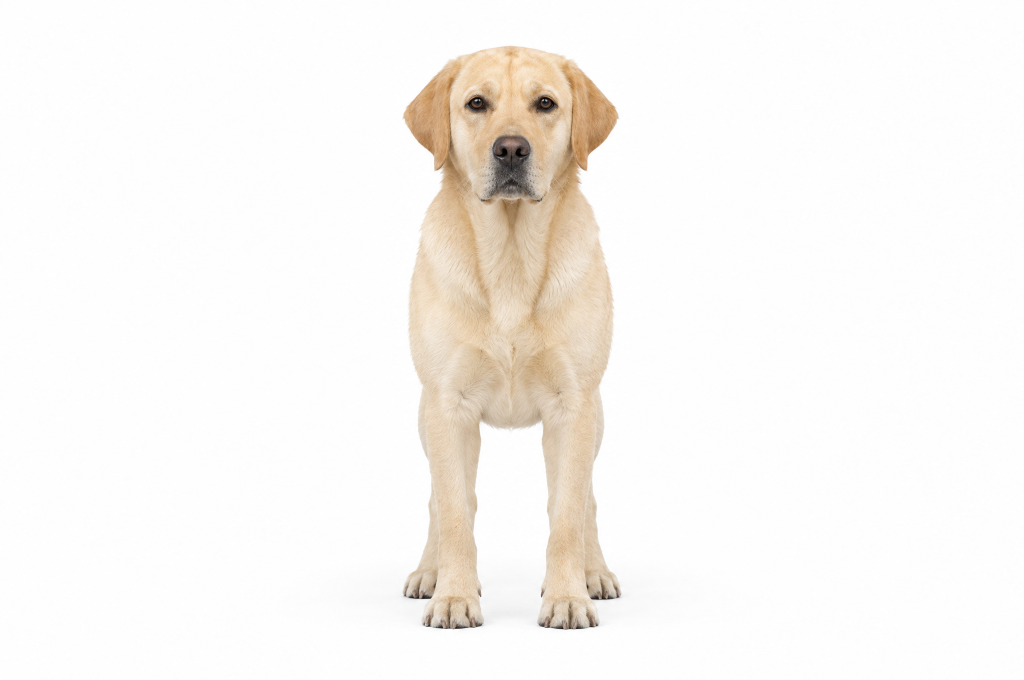
#> input picture work/labrador/ref/front_bb98ec78.png, 2048 x 1360 px, found by its file name (shown at 1/2 size); its folder holds 7 pictures in this run
$ python review_sheet.py ../work/labrador/ref/hf_20261029_130747_ee4c17a2-b30a-40f8-afeb-776a63c45648.png out.png
#> lines starting #> are read from the running program, lines starting #| are printed output that depends on the picture
"""Build the one-page shape review sheet for a breed (PNG + PDF) from renders and check results."""
import json
import sys
from pathlib import Path

from PIL import Image, ImageDraw, ImageFont

w = Path(sys.argv[1])          # work/<breed>
out = Path(sys.argv[2])        # output png path
F = "/usr/share/fonts/truetype/dejavu/"
font = lambda s, b=False: ImageFont.truetype(F + ("DejaVuSans-Bold.ttf" if b else "DejaVuSans.ttf"), s)
W, M = 2480, 60                # A-series landscape width at ~200 dpi
sheet = Image.new("RGB", (W, 3600), "white"); d = ImageDraw.Draw(sheet)
#> after `sheet = Image.new('RGB', (W, 3600), 'white')`: sheet: PIL image 2480x3600 RGB; every value is 255
y = M
d.text((M, y), "Labrador base template v0.1 - shape review", font=font(56, True), fill=(20, 20, 20)); y += 80
d.text((M, y), "Approve the shape before seams are drawn. Real-size model (withers 56 cm); the plush is scaled down per order size.",
       font=font(30), fill=(90, 90, 90)); y += 70


def row(title, files, h=520, crop=None):
#> called with h = 420
    global y
    d.text((M, y), title, font=font(36, True), fill=(30, 60, 110)); y += 54
    ims = []
    for f in files:
        im = Image.open(f).convert("RGB")
#> im is the input picture: PIL image 2048x1360 RGB; mean R, G, B 248.6, 245.7, 242.2
        if crop: im = im.crop(crop(im))
        im.thumbnail((10_000, h)); ims.append(im)
#> after `im.thumbnail((10000, h))`:
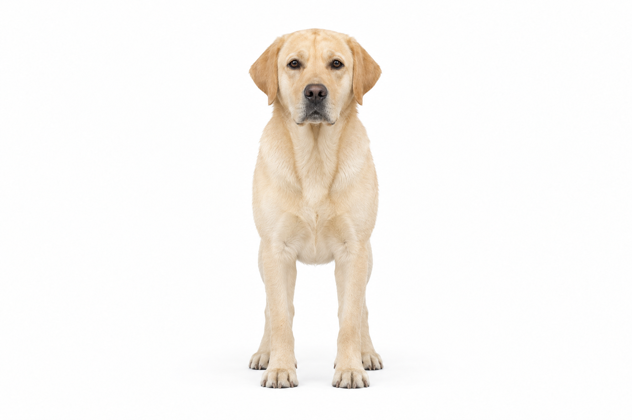
#> im: PIL image 632x420 RGB; mean R, G, B 248.6, 245.7, 242.2
#> pass 2 of the loop in row, `for f in files:`:
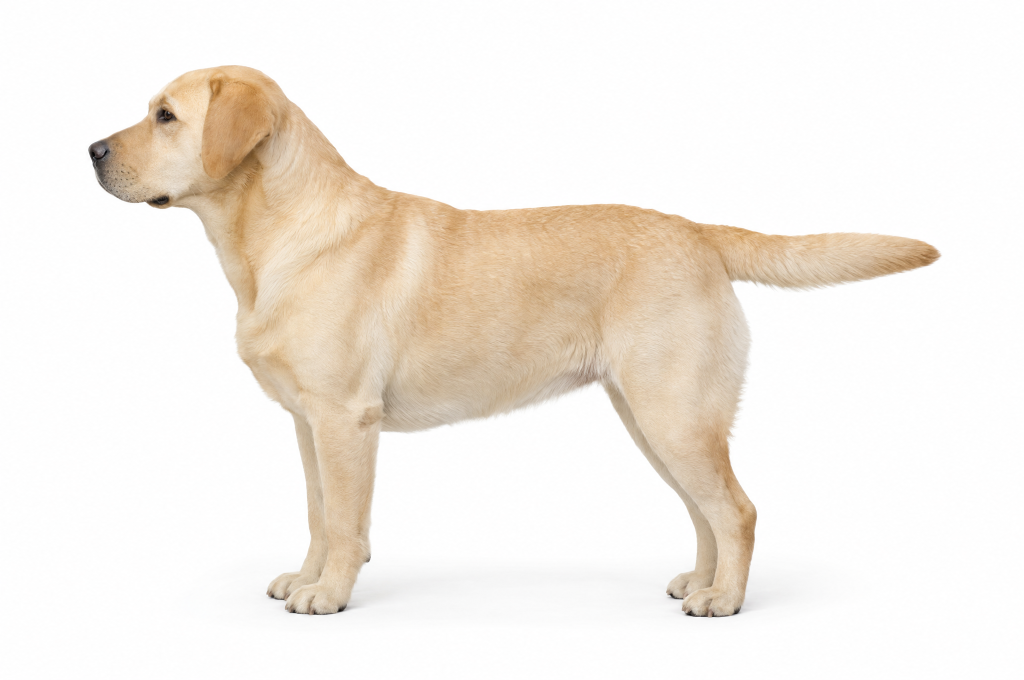
#> input picture work/labrador/ref/side_72b622a5.png, 2048 x 1360 px, found by its file name (shown at 1/2 size)
#> in row, im is the input picture: PIL image 2048x1360 RGB; mean R, G, B 244.1, 237.8, 230.4
#> in row, `im.thumbnail((10000, h))`:
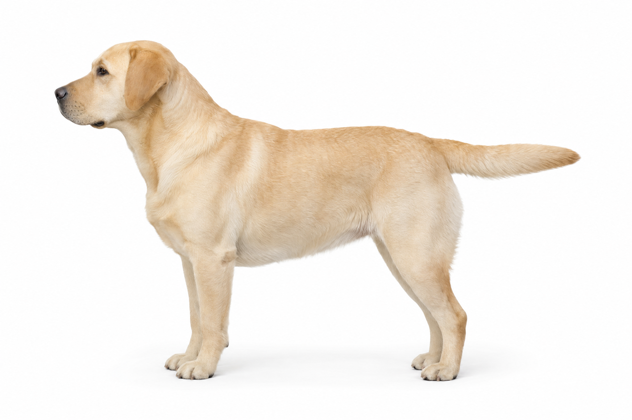
#> im: PIL image 632x420 RGB; mean R, G, B 244.1, 237.8, 230.4
#> pass 3 of the loop in row, `for f in files:`:
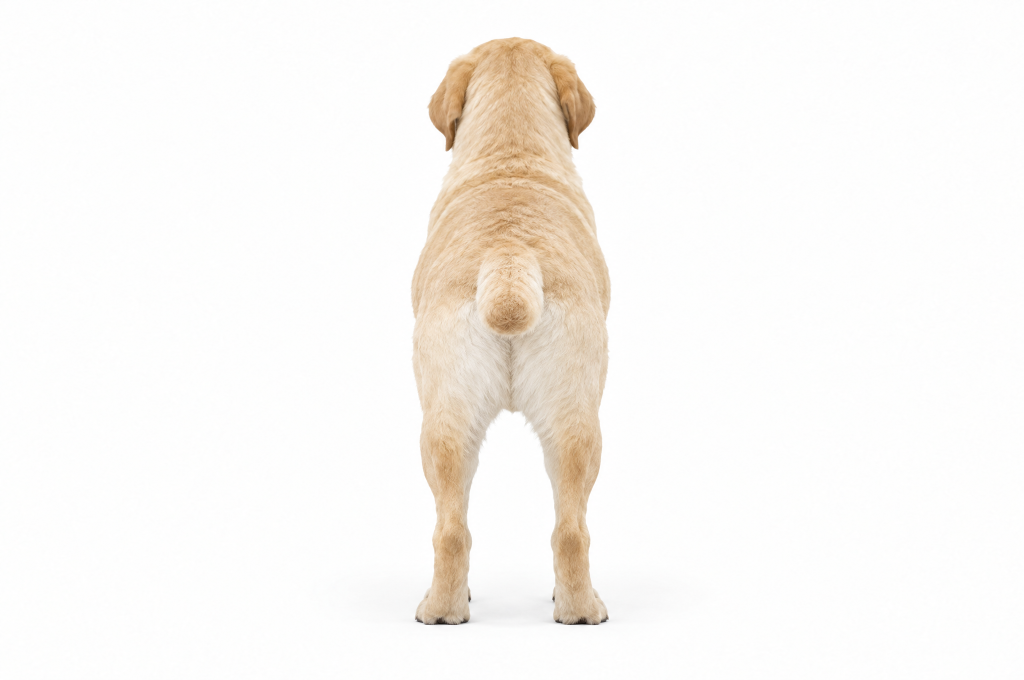
#> input picture work/labrador/ref/back_29eb818a.png, 2048 x 1360 px, found by its file name (shown at 1/2 size)
#> in row, im is the input picture: PIL image 2048x1360 RGB; mean R, G, B 249.4, 246.5, 243
#> in row, `im.thumbnail((10000, h))`:
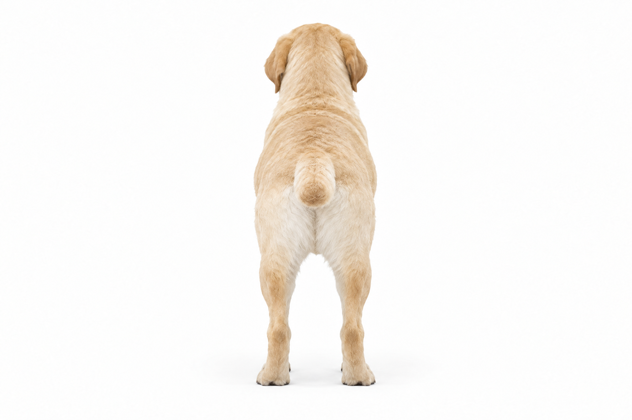
#> im: PIL image 632x420 RGB; mean R, G, B 249.4, 246.6, 243
    total = sum(i.width for i in ims) + 30 * (len(ims) - 1)
#> total = 1956
    k = min(1.0, (W - 2 * M) / total)
#> k = 1
    x = M
    for im in ims:
        if k < 1: im = im.resize((int(im.width * k), int(im.height * k)))
        sheet.paste(im, (x, y)); x += im.width + int(30 * k)
#> this loop made 3 passes
#> x on passes 1 to 3: 722, 1384, 2046
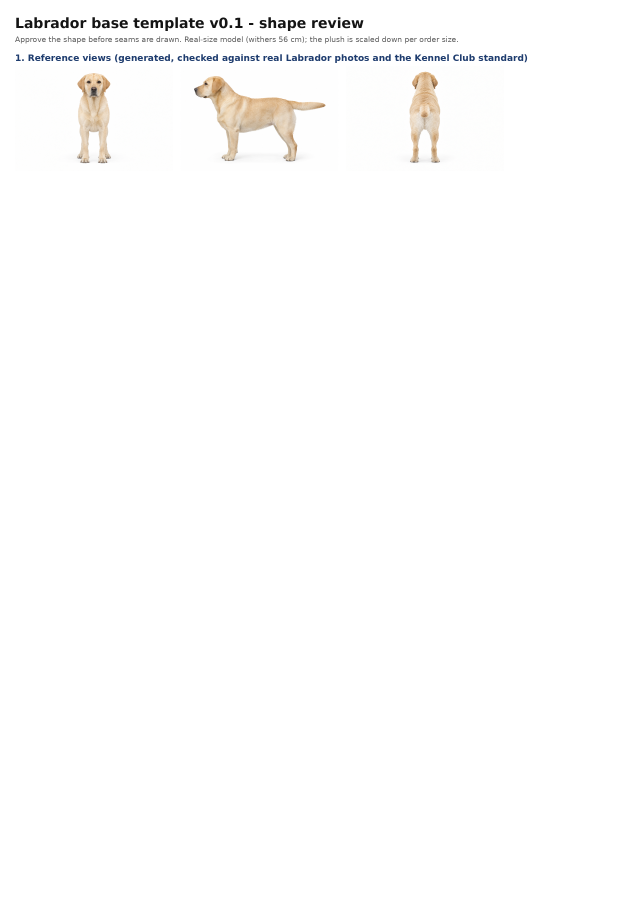
#> sheet: PIL image 2480x3600 RGB (shown at 1/4 size); mean R, G, B 253, 252.7, 252.4
#> after the loop, x = 2046
    y += int(h * k) + 40
#> y = 724


ref = w / "ref"
row("1. Reference views (generated, checked against real Labrador photos and the Kennel Club standard)",
    [ref / "front_bb98ec78.png", ref / "side_72b622a5.png", ref / "back_29eb818a.png"], h=420)
row("2. 3D shape made from the references (Tripo H3.1 multiview)",
    [w / "renders/raw/side.png", w / "renders/raw/three_quarter.png", w / "renders/raw/front.png"], h=470)
#> (the run stopped early here; a loop or call above may not have finished)
